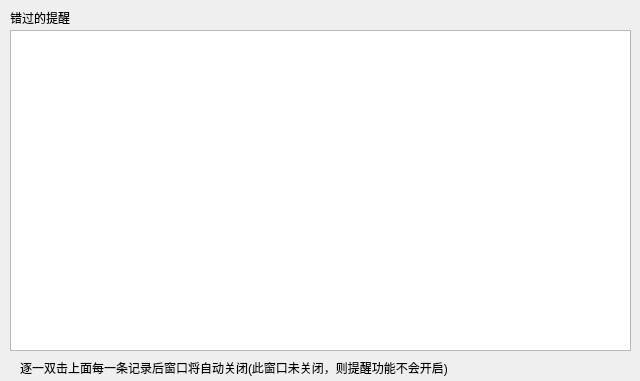
<?xml version="1.0" encoding="UTF-8"?>
<ui version="4.0">
 <class>MissingsFrm</class>
 <widget class="QWidget" name="MissingsFrm">
  <property name="geometry">
   <rect>
    <x>0</x>
    <y>0</y>
    <width>640</width>
    <height>381</height>
   </rect>
  </property>
  <property name="sizePolicy">
   <sizepolicy hsizetype="Fixed" vsizetype="Fixed">
    <horstretch>0</horstretch>
    <verstretch>0</verstretch>
   </sizepolicy>
  </property>
  <property name="windowTitle">
   <string>错过的提醒</string>
  </property>
  <property name="windowIcon">
   <iconset resource="resource.qrc">
    <normaloff>:/res/BIGICON.ico</normaloff>:/res/BIGICON.ico</iconset>
  </property>
  <widget class="QTreeView" name="treeView">
   <property name="geometry">
    <rect>
     <x>10</x>
     <y>30</y>
     <width>621</width>
     <height>321</height>
    </rect>
   </property>
  </widget>
  <widget class="QLabel" name="label">
   <property name="geometry">
    <rect>
     <x>20</x>
     <y>360</y>
     <width>441</width>
     <height>16</height>
    </rect>
   </property>
   <property name="text">
    <string>逐一双击上面每一条记录后窗口将自动关闭(此窗口未关闭，则提醒功能不会开启)</string>
   </property>
  </widget>
  <widget class="QLabel" name="label_2">
   <property name="geometry">
    <rect>
     <x>10</x>
     <y>10</y>
     <width>61</width>
     <height>16</height>
    </rect>
   </property>
   <property name="text">
    <string>错过的提醒</string>
   </property>
  </widget>
 </widget>
 <resources>
  <include location="resource.qrc"/>
 </resources>
 <connections/>
</ui>
